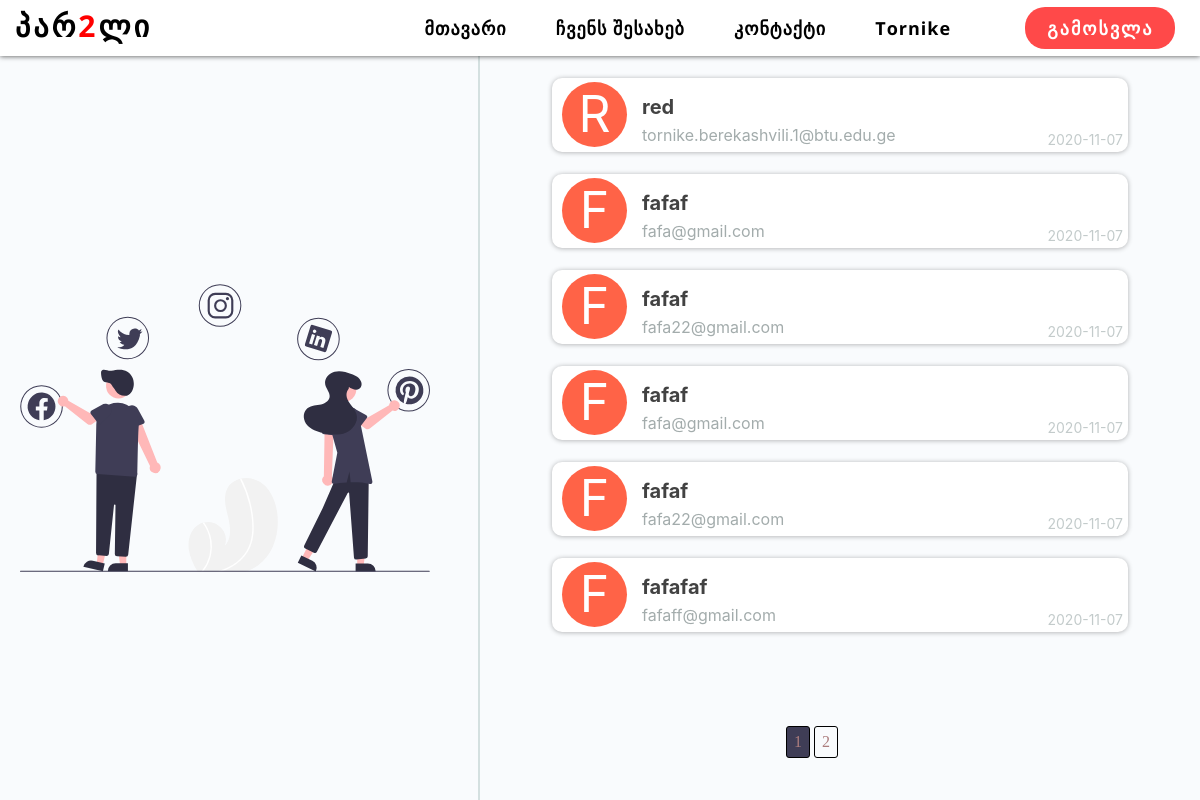
Page /my_accounts (signed in) on the committed database.
### passwordmanager/models.py (models this page shows, shortened)
class User(db.Model, UserMixin):
    id = db.Column(db.Integer, primary_key=True)
    first_name = db.Column(db.String(20), nullable=False)
    last_name = db.Column(db.String(20), nullable=False)
    email = db.Column(db.String(120), nullable=False)
    password = db.Column(db.String(60), nullable=False)
    accounts = db.relationship('Account', backref='owner', lazy=True)

class Account(db.Model):
    id = db.Column(db.Integer, primary_key=True)
    username = db.Column(db.String(20))
    email = db.Column(db.String(120))
    password = db.Column(db.String(60), nullable=False)
    site = db.Column(db.String(100), nullable=False)
    date_added = db.Column(db.DateTime, nullable=False, default=datetime.utcnow)
    user_id = db.Column(db.Integer, db.ForeignKey('user.id'), nullable=False)

### passwordmanager/routes.py (the view)
@app.route('/my_accounts', methods=['POST', 'GET'])
@login_required
def my_accounts():
    hex_color = '#fafa33'
    page = request.args.get('page', 1, type=int)
    accounts = Account.query.filter_by(owner = current_user).paginate(page=page, per_page=6)
    return render_template('my_accounts.html', accounts=accounts, color=hex_color)

### passwordmanager/models.py (called while the page is built)
@login_manager.user_loader
def load_user(user_id):
    return User.query.get(int(user_id))

### passwordmanager/templates/my_accounts.html
{% extends 'base.html' %}
{% block content %}
<div class="accounts-cont">
    <div class="accounts-p-cont">
        <img class="modal-pic" src="{{url_for('static', filename='pictures/my_account1.svg')}}" alt="">
    </div>
    <div class="accounts-info-cont">
        {% for account in accounts.items %}
        <div class="accounts-info">
            <div class="">
                <p class="acc-info-N">
                    {{ account.site[0] }}
                </p>
            </div>
            <div class="acc-info-desc">
                <a href="{{ url_for('account_show', account_id=account.id) }}"
                    class="acc-info-title">{{ account.site }}</a>
                <p class="acc-info-email">{{ account.email }}</p>
                <p class="acc-info-date">{{ account.date_added.strftime('%Y-%m-%d') }}</p>
            </div>
        </div>
        {% endfor %}
    </div>
    <div class="pages_cont">
        {% for page_num in accounts.iter_pages(left_edge=1, right_edge=1, left_current=1, right_current=2) %}
        {% if page_num %}
        {% if accounts.page == page_num %}
        <a class="page_selected" href="{{ url_for('my_accounts', page=page_num) }}">{{ page_num }}</a>
        {% else %}
        <a class="page" href="{{ url_for('my_accounts', page=page_num) }}">{{ page_num }}</a>
        {% endif %}
        {% else %}
        <p>...</p>
        {% endif %}
        {% endfor %}
    </div>
</div>
{% endblock %}

### passwordmanager/templates/base.html (shortened to what this page needs)
<!DOCTYPE html>
<html lang="en">
<head>
    <link rel="stylesheet" type='text/css' href="{{ url_for('static', filename='reset.css') }}">
    <link rel="stylesheet" type='text/css' href="{{ url_for('static', filename='style.css') }}">
</head>
<body>
    <div>
        <nav class="navbar">
            <div class="logo">
                <a href="{{ url_for('home') }}">პარ<span style="color: red;">2</span>ლი</a>
            </div>
            <ul class="nav-ul">
                <li class="li-l"><a href="{{ url_for('home') }}">მთავარი</a></li>
                <li class="li-l"><a href="{{ url_for('about') }}">ჩვენს შესახებ</a></li>
                <li class="li-l"><a href="{{ url_for('contact') }}">კონტაქტი</a></li>
                {% if current_user.is_authenticated %}
                <li class="li-l"><a href="{{ url_for('account') }}"
                        style="text-transform: capitalize;">{{ current_user.first_name }}</a></li>
                <li class="li-logout"><a href="{{ url_for('logout') }}">გამოსვლა</a></li>
                {% else %}
                <li class="li-l"><a href="{{ url_for('login') }}">შესვლა</a></li>
                <li class="li-r"><a href="{{ url_for('register') }}" id="nav-join-us">რეგისტრაცია</a></li>
                {% endif %}
            </ul>
        </nav>
        {% block content %}
        {% endblock %}
    </div>
</body>
</html>

### passwordmanager/static/style.css (style rules this page uses)
body { margin-top: 7vh; background-color: #f9fbfd; }
.navbar { display: flex; position: fixed; top: 0; width: 100%; background-color: #ffffff; z-index: 10; justify-content: space-between; align-items: center; height: 7vh; font-family: 'Open Sans', sans-serif; box-shadow: 0px 0.5px 5px rgba(0, 0, 0, 0.618); }
.navbar a { color: black; letter-spacing: 1px; font-size: 18px; font-weight: bold; }
.logo { display: flex; align-items: center; text-align: center; height: 7vh; padding-bottom: 4px; }
.logo a { width: 10%; color: black; font-size: 30px; font-weight: bolder; margin-left: 15px; letter-spacing: 3px; cursor: pointer; }
.nav-ul { display: flex; align-items: center; justify-content: space-around; width: 800px; }
.li-logout { background-color: rgba(255, 0, 0, 0.712); border-radius: 20px; margin-left: 25px; padding: 12px; display: flex; justify-content: center; width: 150px; }
.li-logout a { color: white; letter-spacing: 2px; }
.modal-pic { max-width: 90%; padding-left: 20px; }
.accounts-cont { display: flex; }
.accounts-p-cont { display: flex; width: 40%; height: 93vh; border-right: 2px solid #d4e0e0; }
.accounts-info-cont { display: flex; flex-direction: column; width: 60%; height: 93vh; align-items: center; font-family: -apple-system, BlinkMacSystemFont, 'Segoe UI', Roboto, Oxygen, Ubuntu, Cantarell, 'Open Sans', 'Helvetica Neue', sans-serif; }
.accounts-info { display: flex; width: 80%; height: 10%; background-color: #fff; align-items: center; border-radius: 10px; position: relative; margin-top: 3%; box-shadow: 0px 0.5px 5px rgba(0, 0, 0, 0.300); }
.acc-info-desc { display: flex; flex-direction: column; }
.acc-info-N { width: 65px; height: 65px; line-height: 65px; border-radius: 50%; font-size: 50px; color: #fff; text-align: center; background: #3f3d56; background: tomato; text-transform: uppercase; margin-right: 10px; margin-left: 10px; }
.acc-info-title { font-size: 20px; font-weight: bold; padding: 5px; margin-top: 10px; color: #424242; text-align: left; }
.acc-info-email { padding: 5px; color: #a3acac; }
.acc-info-date { position: absolute; bottom: 5px; right: 5px; font-size: 14px; color: #c3cbcb; }
.pages_cont { display: flex; justify-content: center; position: absolute; bottom: 5%; right: 30%; }
.pages_cont a { margin: 2px; border: 1px solid black; color: rgb(172, 125, 125); border-radius: 3px; padding: 7px; }
.page_selected { background: #3f3d56; }

### rows in the picture
User: first_name "Tornike"
Account: site "R", site "red", email "tornike.berekashvili.1@btu.edu.ge", date_added "2020-11-07"
Account: site "F", site "fafaf", email "fafa@gmail.com", date_added "2020-11-07"
Account: site "F", site "fafaf", email "fafa22@gmail.com", date_added "2020-11-07"
Account: site "F", site "fafaf", email "fafa@gmail.com", date_added "2020-11-07"
Account: site "F", site "fafaf", email "fafa22@gmail.com", date_added "2020-11-07"
Account: site "F", site "fafafaf", email "fafaff@gmail.com", date_added "2020-11-07"

### other values in the picture
{{ page_num }} "1"
{{ page_num }} "2"
